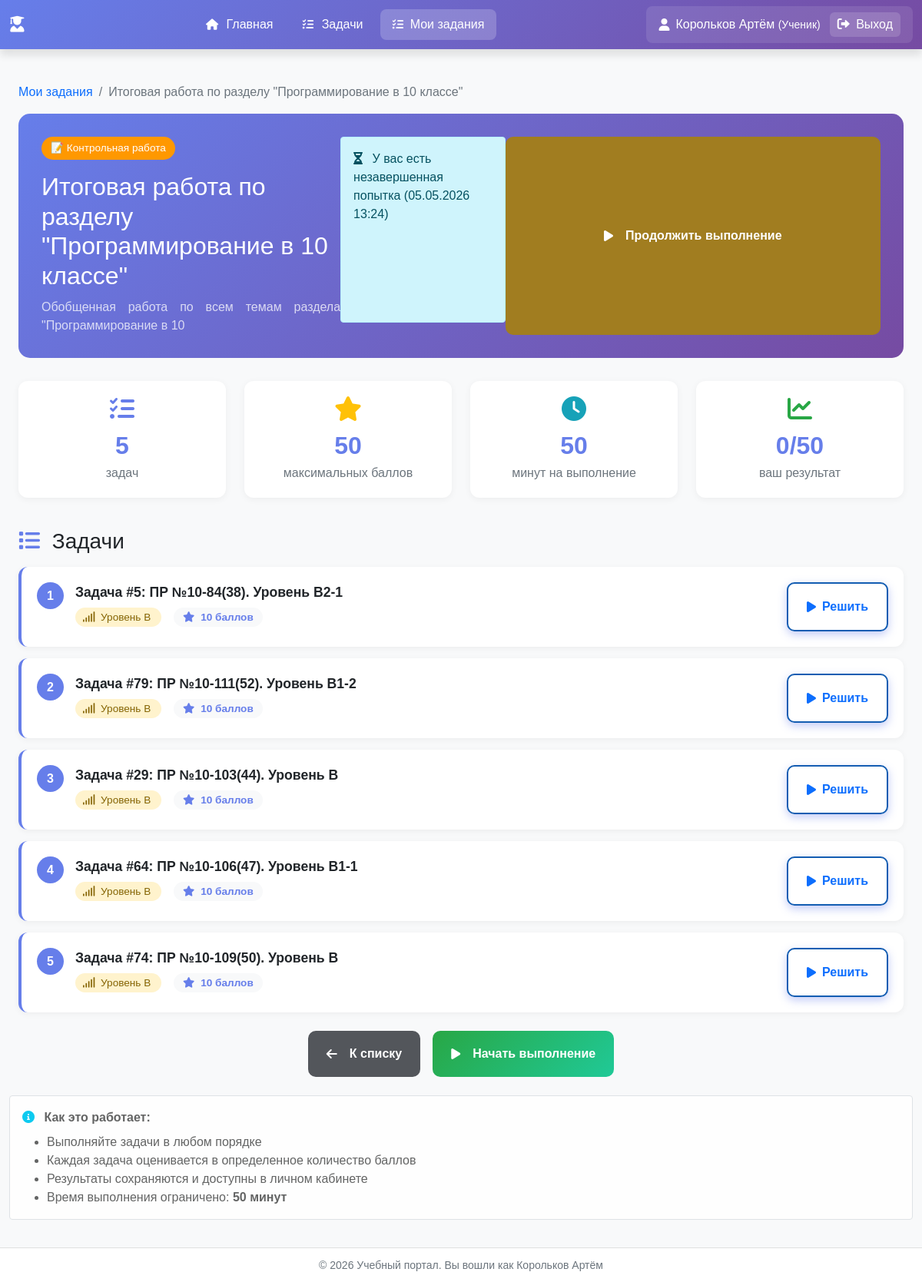
The page /tasks/collections/13/ (signed in) on the database as committed earlier.
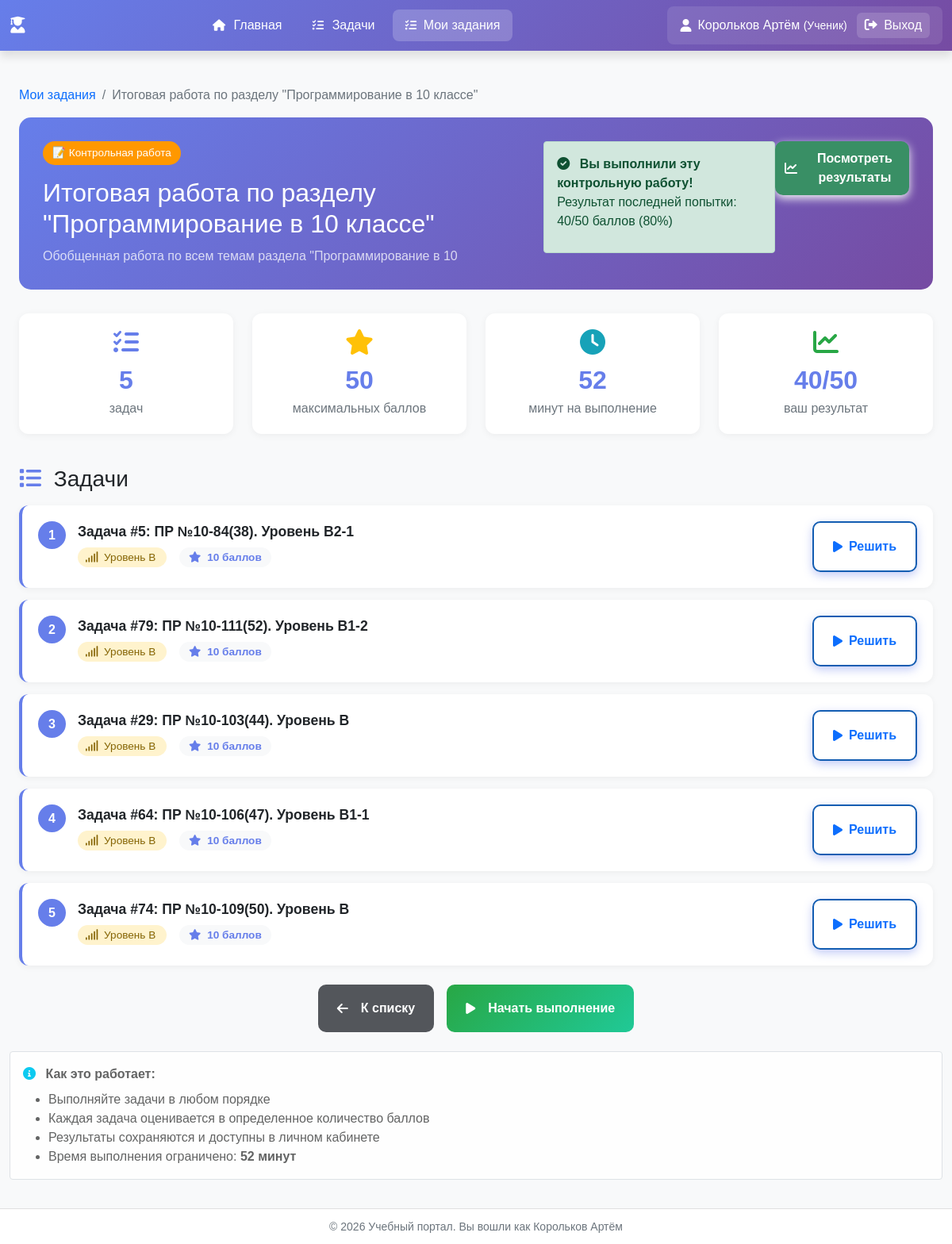
The same page on the database as committed later.
### task_description_app/collections/models.py (models this page shows, shortened)
class CollectionAttempt(models.Model):
    STATUS_CHOICES = (
        ('in_progress', 'В процессе'),
        ('completed', 'Завершена'),
        ('graded', 'Проверена'),
    )
    collection = models.ForeignKey(Collection, on_delete=models.CASCADE, related_name='attempts')
    student = models.ForeignKey(settings.AUTH_USER_MODEL, on_delete=models.CASCADE, related_name='collection_attempts')
    status = models.CharField('Статус', max_length=20, choices=STATUS_CHOICES, default='in_progress')
    score = models.IntegerField('Баллы', default=0)
    max_score = models.IntegerField('Максимум', default=0)
    started_at = models.DateTimeField(auto_now_add=True)
    completed_at = models.DateTimeField(null=True, blank=True)
    class Meta:
        db_table = 'task_description_app_collectionattempt'
        ordering = ['-started_at']
        verbose_name = 'Попытка выполнения'
        verbose_name_plural = 'Попытки выполнения'
    def get_progress_percent(self):
        if self.max_score > 0:
            return round((self.score / self.max_score) * 100)
        return 0

class Collection(models.Model):
    COLLECTION_TYPES = (
        ('lesson', 'Урок'),
        ('test', 'Контрольная работа'),
        ('exam', 'Экзамен'),
        ('homework', 'Домашнее задание'),
    )
    title = models.CharField('Название', max_length=200)
    description = models.TextField('Описание', blank=True)
    collection_type = models.CharField('Тип', max_length=20, choices=COLLECTION_TYPES, default='lesson')
    author = models.ForeignKey(
        settings.AUTH_USER_MODEL,
        on_delete=models.CASCADE,
        related_name='created_collections'
    )
    target_class = models.CharField('Класс', max_length=50, blank=True)
    target_group = models.IntegerField('Группа', null=True, blank=True)
    is_public = models.BooleanField('Публичная', default=True)
    show_results = models.BooleanField('Показывать результаты', default=True)
    time_limit = models.IntegerField('Ограничение времени (мин)', null=True, blank=True)
    created_at = models.DateTimeField(auto_now_add=True)
    updated_at = models.DateTimeField(auto_now=True)
    tasks = models.ManyToManyField(Task, through='CollectionItem', related_name='collections')
    class Meta:
        db_table = 'task_description_app_collection'
        ordering = ['-created_at']
        verbose_name = 'Подборка задач'
        verbose_name_plural = 'Подборки задач'
    def get_total_score(self):
        return sum(item.max_score for item in self.collection_items.all())

class CollectionItem(models.Model):
    collection = models.ForeignKey(
        Collection,
        on_delete=models.CASCADE,
        related_name='collection_items'
    )
    task = models.ForeignKey(Task, on_delete=models.CASCADE)
    order = models.IntegerField('Порядок', default=0)
    max_score = models.IntegerField('Максимальный балл', default=10)
    required = models.BooleanField('Обязательная', default=True)
    class Meta:
        db_table = 'task_description_app_collectionitem'
        ordering = ['order']
        unique_together = ['collection', 'task']

### task_description_app/collections/views.py (the view)
# urls.py: path('<int:collection_id>/', views.collection_detail, name='detail'),
def collection_detail(request, collection_id):
    collection = get_object_or_404(Collection, id=collection_id)
    if request.user.user_type == 'teacher':
        if not collection.is_public and collection.author != request.user:
            return redirect('home')
    items = collection.collection_items.select_related('task').order_by('order')
    last_attempt = None
    last_completed_attempt = None
    in_progress_attempt = None
    if request.user.is_authenticated and request.user.user_type == 'student':
        attempts = CollectionAttempt.objects.filter(
            collection=collection,
            student=request.user
        ).order_by('-started_at')
        last_attempt = attempts.first()
        last_completed_attempt = attempts.filter(status='completed').first()
        in_progress_attempt = attempts.filter(status='in_progress').first()
    context = {
        'collection': collection,
        'items': items,
        'last_attempt': last_attempt,
        'last_completed_attempt': last_completed_attempt,
        'in_progress_attempt': in_progress_attempt,
        'title': collection.title,
    }
    return render(request, 'task_description_app/collections/collection_detail.html', context)

### templates/task_description_app/collections/collection_detail.html (shortened to what the changed rows need)
{% extends "base.html" %}
{% load static %}
{% load pluralize_ru %}
{% block content %}
    <div class="container mt-4">
        <nav aria-label="breadcrumb">
            <ol class="breadcrumb">
                {% if user.user_type == 'teacher' %}
                    <li class="breadcrumb-item"><a href="{% url 'tasks_&_collections:collections:list' %}"
                                                   class="text-decoration-none">Мои подборки</a>
                    </li>
                {% else %}
                    <li class="breadcrumb-item"><a href="{% url 'tasks_&_collections:collections:my_assignments' %}"
                                                   class="text-decoration-none">Мои задания</a>
                    </li>
                {% endif %}
                <li class="breadcrumb-item active" aria-current="page">{{ collection.title }}</li>
            </ol>
        </nav>
        <div class="collection-header">
            <div class="d-flex justify-content-between align-content-around">
                <div>
                <span class="collection-badge badge-{{ collection.collection_type }}">
                    {% if collection.collection_type == 'lesson' %}
                        📚 Урок
                    {% elif collection.collection_type == 'test' %}
                        📝 Контрольная работа
                    {% elif collection.collection_type == 'exam' %}
                        🎓 Экзамен
                    {% else %}
                        🏠 Домашнее задание
                    {% endif %}
                </span>
                    <h1 class="mt-3">{{ collection.title }}</h1>
                    <p class="mb-0 opacity-75">{{ collection.description }}</p>
                </div>
                {% if user.user_type == 'student' %}
                    {% with last_attempt=collection.attempts.filter|dictsortreversed:"started_at"|first %}
                        {% if last_attempt and last_attempt.status == 'completed' %}
                            <div class="alert alert-success">
                                <i class="fas fa-check-circle me-2"></i>
                                <strong>Вы выполнили эту контрольную работу!</strong><br>
                                Результат последней попытки: {{ last_attempt.score }}/{{ last_attempt.max_score }}
                                баллов
                                ({{ last_attempt.get_progress_percent }}%)
                            </div>
                            <div>
                                <a href="{% url 'tasks_&_collections:collections:attempt_results' last_completed_attempt.id %}"
                                   class="btn btn-success btn-little btn-white-box_shadow">
                                    <i class="fas fa-chart-line me-2"></i>Посмотреть результаты
                                </a>
                            </div>
                        {% else %}
                            {% with in_progress_attempt=collection.attempts.filter|dictsortreversed:"started_at"|first %}
                                {% if in_progress_attempt and in_progress_attempt.status == 'in_progress' %}
                                    <div class="alert alert-info">
                                        <i class="fas fa-hourglass-half me-2"></i>
                                        У вас есть незавершенная попытка
                                        ({{ in_progress_attempt.started_at|date:"d.m.Y H:i" }})
                                    </div>
                                    <a href="{% url 'tasks_&_collections:collections:attempt' in_progress_attempt.id %}"
                                       class="btn btn-warning btn-lg">
                                        <i class="fas fa-play me-2"></i>Продолжить выполнение
                                    </a>
                                {% endif %}
                            {% endwith %}
                        {% endif %}
                    {% endwith %}
                {% endif %}
            </div>
        </div>
        <div class="row mb-4">
            <div class="col-md-3 mb-3">
                <div class="stats-card">
                    <i class="fas fa-star fa-2x mb-2" style="color: #ffc107;"></i>
                    <div class="stats-number">{{ collection.get_total_score }}</div>
                    <div class="text-muted">максимальных баллов</div>
                </div>
            </div>
            <div class="col-md-3 mb-3">
                <div class="stats-card">
                    <i class="fas fa-clock fa-2x mb-2" style="color: #17a2b8;"></i>
                    <div class="stats-number">
                        {% if collection.time_limit %}
                            {{ collection.time_limit }}
                        {% else %}
                            ∞
                        {% endif %}
                    </div>
                    <div class="text-muted">минут на выполнение</div>
                </div>
            </div>
            <div class="col-md-3 mb-3">
                <div class="stats-card">
                    <i class="fas fa-chart-line fa-2x mb-2" style="color: #28a745;"></i>
                    <div class="stats-number">
                        {% if last_completed_attempt %}
                            {{ last_completed_attempt.score }}/{{ last_completed_attempt.max_score }}
                        {% else %}
                            0/{{ collection.get_total_score }}
                        {% endif %}
                    </div>
                    <div class="text-muted">ваш результат</div>
                </div>
            </div>
        </div>
    </div>
    {% if user.user_type == 'student' and items %}
        <div class="alert alert-light border mt-4">
            <ul class="mt-2 mb-0">
                {% if collection.time_limit %}
                    <li>Время выполнения ограничено: <strong>{{ collection.time_limit }} минут</strong></li>
                {% endif %}
            </ul>
        </div>
    {% endif %}
    </div>
{% endblock %}

Rows that differ between the two databases and show on the page:
changed Collection "Итоговая работа по разделу \"Программирование в 10 классе\"": time_limit "50" → "52"; get_total_score "50" → (not shown)
changed CollectionAttempt (number 1 of 2 on the later page): status "in_progress" → "completed" (drawn); score (not shown) → "40"; max_score (not shown) → "50"; get_progress_percent (not shown) → "80"; started_at "05.05.2026 13:24" → (not shown)
now on this page (row edited): CollectionAttempt: score "40", max_score "50"
Other text that changed with them:
text no longer shown: "У вас есть незавершенная попытка ( ) Продолжить выполнение 0/"
text now shown: "Вы выполнили эту контрольную работу! Результат последней попытки: / баллов ( %) Посмотреть результаты /"
